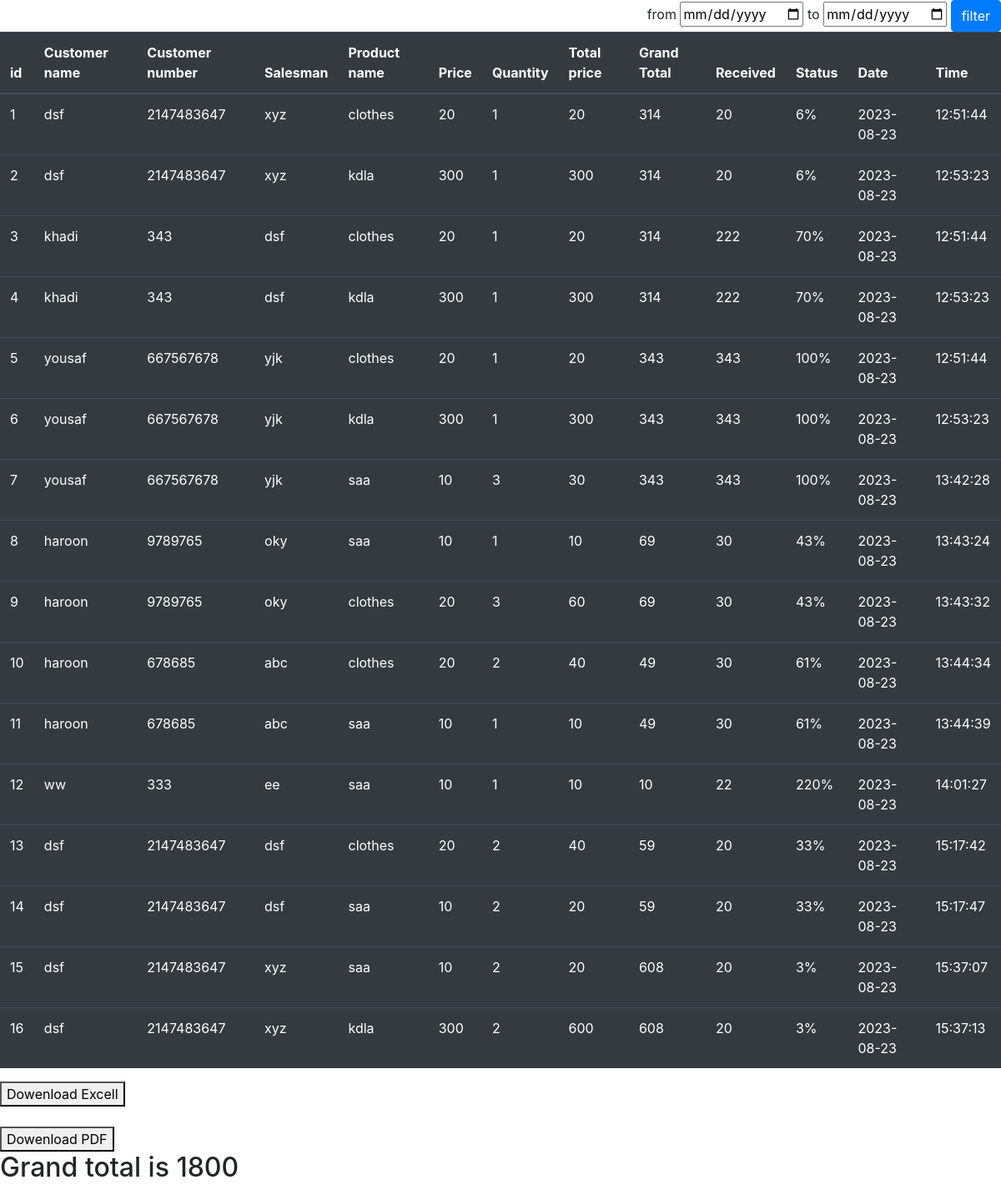
The page /veiw_sale.php (signed in) on the database its author committed.
### tables this page shows
CREATE TABLE `customer_detail` (
  `id` int(20) NOT NULL,
  `customer_name` varchar(20) NOT NULL,
  `customer_number` int(20) NOT NULL,
  `salesman` varchar(20) NOT NULL,
  `product_name` varchar(20) NOT NULL,
  `price` int(20) NOT NULL,
  `cquantity` int(20) NOT NULL,
  `total_price` int(20) NOT NULL,
  `date` date NOT NULL,
  `time` time NOT NULL,
  `grand_total` int(100) NOT NULL,
  `received` int(20) NOT NULL,
  `status` varchar(20) NOT NULL,
  `report_id` int(20) NOT NULL
);

### veiw_sale.php (the view, shortened to what this page needs)
<?php
include('config.php');
?>
<!doctype html>
<html lang="en">
  <head>
    <link rel="stylesheet" href="https://cdn.jsdelivr.net/npm/bootstrap@4.6.2/dist/css/bootstrap.min.css">
  </head>
  <body>
  <form method='post'  class='float-right'>
 from <input type="date" name='sdate' id='sdate_filter'>
to <input type="date" name='edate' id='edate_filter'>
<input type="submit" name='filter' id='filter' class='btn btn-primary' value='filter'>
</form>
    <table class="table table-hover table-dark"><thead>
    <tr>
    <th scope="col">id</th>
    <th scope="col">Customer name</th>
    <th scope="col">Customer number</th>
    <th scope="col">Salesman</th>
    <th scope="col">Product name</th>
    <th scope="col">Price</th>
    <th scope="col">Quantity</th>
    <th scope="col">Total price</th>
    <th scope="col">Grand Total</th>
    <th scope="col">Received</th>
    <th scope="col">Status</th>
    <th scope="col">Date</th>
    <th scope="col">Time</th>
    </tr> </thead><tbody>
<?php
if(isset($_POST['filter'])){
  $start_d=new DateTime($_POST['sdate']);
  $end_d=new DateTime($_POST['edate']);
  $start=$start_d->format('Y-m-d');
  $end=$end_d->format('Y-m-d');
  $sql="SELECT * from customer_detail where `date` BETWEEN '$start' AND '$end'";
  $result=mysqli_query($conn,$sql);
$_SESSION['start']=$start;
 $_SESSION['end']=$end;
if(mysqli_num_rows($result)){
    $gt=0;
    while($row=mysqli_fetch_assoc($result)){
        $gt+=$row['total_price'];
           echo ' <tr>
           <td>'.$row['id'].'</td>
           <td>'.$row['customer_name'].'</td>
           <td>'.$row['customer_number'].'</td>
           <td>'.$row['salesman'].'</td>
           <td>'.$row['product_name'].'</td>
           <td>'.$row['price'].'</td>
           <td>'.$row['cquantity'].'</td>
           <td>'.$row['total_price'].'</td>
           <td>'.$row['grand_total'].'</td>
           <td>'.$row['received'].'</td>
           <td>'.$row['status'].'</td>
           <td>'.$row['date'].'</td>
         <td>'.$row['time'].'</td> </tr>';
    }
}else{
  echo " <tr> <td> <h2>Data Not found </h2></td></tr>";
  $gt=0;
} echo '</tbody></table>';
?>
<form action="veiw_excel1.php" method='post'>
 <button type='submit' name='excel1'>
  Excel
 </button>
<!-- <button type='submit' name='excel'>
Dowenload Excel
</button> -->
</form> <br>
<form action="veiw_pdf1.php" method='post'>
<button type='submit' name='pdf'>
  PDF
</button>
</form>
<h2>Grand total is <?php echo  $gt; ?></h2>
<?php  }else{
  $sql="SELECT * FROM `customer_detail`";
  $result=mysqli_query($conn,$sql);
if(mysqli_num_rows($result)){
  $gt=0;
  while($row=mysqli_fetch_assoc($result)){
      $gt+=$row['total_price'];
         echo ' <tr>
         <td>'.$row['id'].'</td>
         <td>'.$row['customer_name'].'</td>
         <td>'.$row['customer_number'].'</td>
         <td>'.$row['salesman'].'</td>
         <td>'.$row['product_name'].'</td>
         <td>'.$row['price'].'</td>
         <td>'.$row['cquantity'].'</td>
         <td>'.$row['total_price'].'</td>
         <td>'.$row['grand_total'].'</td>
         <td>'.$row['received'].'</td>
         <td>'.$row['status'].'</td>
         <td>'.$row['date'].'</td>
       <td>'.$row['time'].'</td> </tr>';
  }
}else{
echo " <tr> <td> <h2>Data Not found </h2></td></tr>";
$gt=0;
} echo '</tbody></table>';
?>
<form action="veiw_excel1.php" method='post'>
<button type='submit' name='excel'>
Dowenload Excell
</button>
</form> <br>
<form action="veiw_pdf.php" method='post'>
<button type='submit' name='pdf'>
Dowenload PDF
</button>
</form>
<h2>Grand total is <?php echo  $gt; ?></h2>
<?php  } ?>
</body>
</html>

### rows shown on the page
customer_detail: id "1", customer_name "dsf", customer_number "2147483647", salesman "xyz", product_name "clothes", price "20", cquantity "1", total_price "20", grand_total "314", received "20", status "6%", date "2023-08-23", time "12:51:44"
customer_detail: id "2", customer_name "dsf", customer_number "2147483647", salesman "xyz", product_name "kdla", price "300", cquantity "1", total_price "300", grand_total "314", received "20", status "6%", date "2023-08-23", time "12:53:23"
customer_detail: id "3", customer_name "khadi", customer_number "343", salesman "dsf", product_name "clothes", price "20", cquantity "1", total_price "20", grand_total "314", received "222", status "70%", date "2023-08-23", time "12:51:44"
customer_detail: id "4", customer_name "khadi", customer_number "343", salesman "dsf", product_name "kdla", price "300", cquantity "1", total_price "300", grand_total "314", received "222", status "70%", date "2023-08-23", time "12:53:23"
customer_detail: id "5", customer_name "yousaf", customer_number "667567678", salesman "yjk", product_name "clothes", price "20", cquantity "1", total_price "20", grand_total "343", received "343", status "100%", date "2023-08-23", time "12:51:44"
customer_detail: id "6", customer_name "yousaf", customer_number "667567678", salesman "yjk", product_name "kdla", price "300", cquantity "1", total_price "300", grand_total "343", received "343", status "100%", date "2023-08-23", time "12:53:23"
customer_detail: id "7", customer_name "yousaf", customer_number "667567678", salesman "yjk", product_name "saa", price "10", cquantity "3", total_price "30", grand_total "343", received "343", status "100%", date "2023-08-23", time "13:42:28"
customer_detail: id "8", customer_name "haroon", customer_number "9789765", salesman "oky", product_name "saa", price "10", cquantity "1", total_price "10", grand_total "69", received "30", status "43%", date "2023-08-23", time "13:43:24"
customer_detail: id "9", customer_name "haroon", customer_number "9789765", salesman "oky", product_name "clothes", price "20", cquantity "3", total_price "60", grand_total "69", received "30", status "43%", date "2023-08-23", time "13:43:32"
customer_detail: id "10", customer_name "haroon", customer_number "678685", salesman "abc", product_name "clothes", price "20", cquantity "2", total_price "40", grand_total "49", received "30", status "61%", date "2023-08-23", time "13:44:34"
customer_detail: id "11", customer_name "haroon", customer_number "678685", salesman "abc", product_name "saa", price "10", cquantity "1", total_price "10", grand_total "49", received "30", status "61%", date "2023-08-23", time "13:44:39"
customer_detail: id "12", customer_name "ww", customer_number "333", salesman "ee", product_name "saa", price "10", cquantity "1", total_price "10", grand_total "10", received "22", status "220%", date "2023-08-23", time "14:01:27"
customer_detail: id "13", customer_name "dsf", customer_number "2147483647", salesman "dsf", product_name "clothes", price "20", cquantity "2", total_price "40", grand_total "59", received "20", status "33%", date "2023-08-23", time "15:17:42"
customer_detail: id "14", customer_name "dsf", customer_number "2147483647", salesman "dsf", product_name "saa", price "10", cquantity "2", total_price "20", grand_total "59", received "20", status "33%", date "2023-08-23", time "15:17:47"
customer_detail: id "15", customer_name "dsf", customer_number "2147483647", salesman "xyz", product_name "saa", price "10", cquantity "2", total_price "20", grand_total "608", received "20", status "3%", date "2023-08-23", time "15:37:07"
customer_detail: id "16", customer_name "dsf", customer_number "2147483647", salesman "xyz", product_name "kdla", price "300", cquantity "2", total_price "600", grand_total "608", received "20", status "3%", date "2023-08-23", time "15:37:13"

### other values the page prints
$gt "1800"
